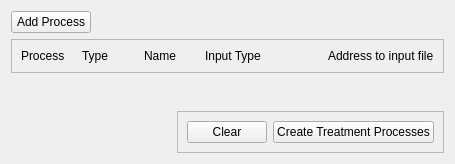
                     <widget class="QWidget" name="Treatment_process">
                      <property name="geometry">
                       <rect>
                        <x>0</x>
                        <y>0</y>
                        <width>455</width>
                        <height>164</height>
                       </rect>
                      </property>
                      <attribute name="label">
                       <string>Treatment Processes</string>
                      </attribute>
                      <layout class="QGridLayout" name="gridLayout_100">
                       <item row="3" column="0" colspan="2">
                        <spacer name="horizontalSpacer_39">
                         <property name="orientation">
                          <enum>Qt::Horizontal</enum>
                         </property>
                         <property name="sizeHint" stdset="0">
                          <size>
                           <width>40</width>
                           <height>20</height>
                          </size>
                         </property>
                        </spacer>
                       </item>
                       <item row="0" column="0">
                        <widget class="QPushButton" name="Add_process">
                         <property name="sizePolicy">
                          <sizepolicy hsizetype="Preferred" vsizetype="Fixed">
                           <horstretch>0</horstretch>
                           <verstretch>0</verstretch>
                          </sizepolicy>
                         </property>
                         <property name="text">
                          <string>Add Process</string>
                         </property>
                         <property name="icon">
                          <iconset resource="PyWOLF_Resource.qrc">
                           <normaloff>:/ICONS/PySWOLF_ICONS/ADD.png</normaloff>:/ICONS/PySWOLF_ICONS/ADD.png</iconset>
                         </property>
                        </widget>
                       </item>
                       <item row="2" column="1">
                        <spacer name="verticalSpacer_3">
                         <property name="orientation">
                          <enum>Qt::Vertical</enum>
                         </property>
                         <property name="sizeHint" stdset="0">
                          <size>
                           <width>20</width>
                           <height>40</height>
                          </size>
                         </property>
                        </spacer>
                       </item>
                       <item row="3" column="2">
                        <widget class="QFrame" name="frame_43">
                         <property name="frameShape">
                          <enum>QFrame::StyledPanel</enum>
                         </property>
                         <property name="frameShadow">
                          <enum>QFrame::Raised</enum>
                         </property>
                         <layout class="QHBoxLayout" name="horizontalLayout_2">
                          <item>
                           <widget class="QPushButton" name="Treat_process_Clear">
                            <property name="text">
                             <string>Clear</string>
                            </property>
                            <property name="icon">
                             <iconset resource="PyWOLF_Resource.qrc">
                              <normaloff>:/ICONS/PySWOLF_ICONS/Remove.png</normaloff>:/ICONS/PySWOLF_ICONS/Remove.png</iconset>
                            </property>
                           </widget>
                          </item>
                          <item>
                           <widget class="QPushButton" name="Create_Treat_prc_dict">
                            <property name="minimumSize">
                             <size>
                              <width>150</width>
                              <height>0</height>
                             </size>
                            </property>
                            <property name="text">
                             <string>Create Treatment Processes</string>
                            </property>
                            <property name="icon">
                             <iconset resource="PyWOLF_Resource.qrc">
                              <normaloff>:/ICONS/PySWOLF_ICONS/Create.png</normaloff>:/ICONS/PySWOLF_ICONS/Create.png</iconset>
                            </property>
                           </widget>
                          </item>
                         </layout>
                        </widget>
                       </item>
                       <item row="0" column="1" colspan="2">
                        <spacer name="horizontalSpacer_40">
                         <property name="orientation">
                          <enum>Qt::Horizontal</enum>
                         </property>
                         <property name="sizeHint" stdset="0">
                          <size>
                           <width>40</width>
                           <height>20</height>
                          </size>
                         </property>
                        </spacer>
                       </item>
                       <item row="1" column="0" colspan="3">
                        <widget class="QFrame" name="frame_Process_treatment">
                         <property name="frameShape">
                          <enum>QFrame::StyledPanel</enum>
                         </property>
                         <property name="frameShadow">
                          <enum>QFrame::Raised</enum>
                         </property>
                         <layout class="QGridLayout" name="gridLayout_101">
                          <item row="0" column="0">
                           <widget class="QLabel" name="label_10">
                            <property name="text">
                             <string>Process</string>
                            </property>
                           </widget>
                          </item>
                          <item row="0" column="1">
                           <widget class="QLabel" name="label_14">
                            <property name="text">
                             <string>Type</string>
                            </property>
                            <property name="alignment">
                             <set>Qt::AlignLeading|Qt::AlignLeft|Qt::AlignVCenter</set>
                            </property>
                           </widget>
                          </item>
                          <item row="0" column="2">
                           <widget class="QLabel" name="label_15">
                            <property name="text">
                             <string>Name</string>
                            </property>
                           </widget>
                          </item>
                          <item row="0" column="3">
                           <widget class="QLabel" name="label_16">
                            <property name="text">
                             <string>Input Type</string>
                            </property>
                           </widget>
                          </item>
                          <item row="0" column="4">
                           <widget class="QLabel" name="label_84">
                            <property name="text">
                             <string/>
                            </property>
                           </widget>
                          </item>
                          <item row="0" column="5">
                           <widget class="QLabel" name="label_17">
                            <property name="text">
                             <string>Address to input file</string>
                            </property>
                           </widget>
                          </item>
                         </layout>
                        </widget>
                       </item>
                      </layout>
                     </widget>
